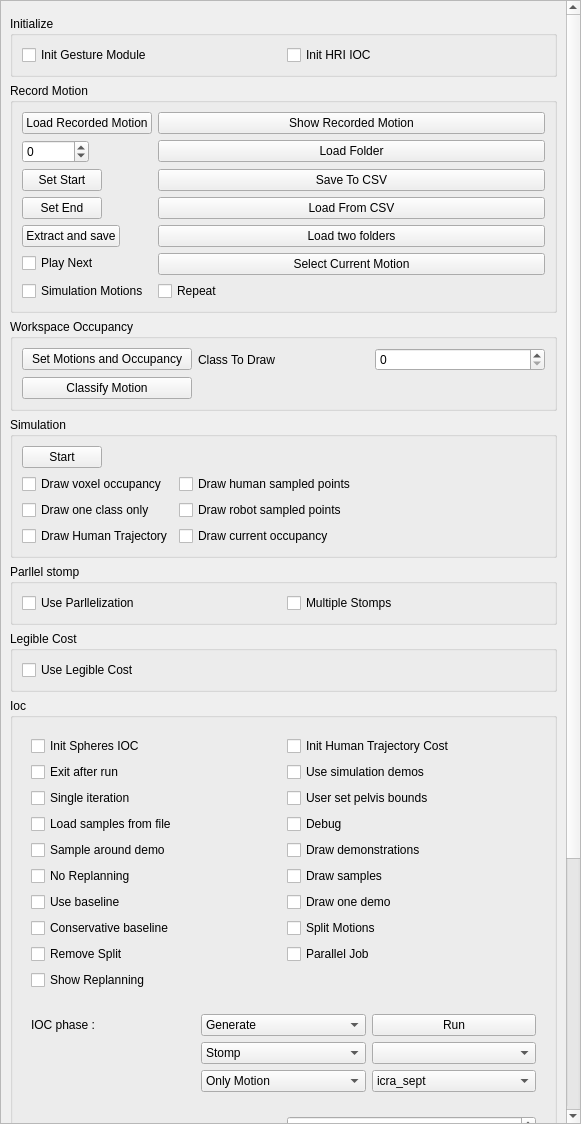
<?xml version="1.0" encoding="UTF-8"?>
<ui version="4.0">
 <class>HriGestureWidget</class>
 <widget class="QWidget" name="HriGestureWidget">
  <property name="geometry">
   <rect>
    <x>0</x>
    <y>0</y>
    <width>581</width>
    <height>1124</height>
   </rect>
  </property>
  <property name="windowTitle">
   <string>Form</string>
  </property>
  <layout class="QGridLayout" name="gridLayout_4">
   <property name="leftMargin">
    <number>0</number>
   </property>
   <property name="topMargin">
    <number>0</number>
   </property>
   <property name="rightMargin">
    <number>0</number>
   </property>
   <property name="bottomMargin">
    <number>0</number>
   </property>
   <item row="0" column="0">
    <widget class="QScrollArea" name="scrollArea">
     <property name="sizePolicy">
      <sizepolicy hsizetype="Preferred" vsizetype="Preferred">
       <horstretch>0</horstretch>
       <verstretch>0</verstretch>
      </sizepolicy>
     </property>
     <property name="horizontalScrollBarPolicy">
      <enum>Qt::ScrollBarAlwaysOff</enum>
     </property>
     <property name="widgetResizable">
      <bool>true</bool>
     </property>
     <widget class="QWidget" name="scrollAreaWidgetContents">
      <property name="geometry">
       <rect>
        <x>0</x>
        <y>-443</y>
        <width>563</width>
        <height>1565</height>
       </rect>
      </property>
      <layout class="QVBoxLayout" name="verticalLayout_24">
       <item>
        <widget class="QWidget" name="widget_11" native="true">
         <layout class="QHBoxLayout" name="horizontalLayout_3">
          <property name="spacing">
           <number>6</number>
          </property>
          <property name="leftMargin">
           <number>0</number>
          </property>
          <property name="topMargin">
           <number>0</number>
          </property>
          <property name="rightMargin">
           <number>0</number>
          </property>
          <property name="bottomMargin">
           <number>0</number>
          </property>
         </layout>
        </widget>
       </item>
       <item>
        <widget class="QGroupBox" name="groupBox_4">
         <property name="title">
          <string>Initialize</string>
         </property>
         <layout class="QGridLayout" name="gridLayout">
          <item row="0" column="0">
           <widget class="QCheckBox" name="checkBoxInitGestureModule">
            <property name="text">
             <string>Init Gesture Module</string>
            </property>
           </widget>
          </item>
          <item row="0" column="1">
           <widget class="QCheckBox" name="checkBoxInitHriIOC">
            <property name="text">
             <string>Init HRI IOC</string>
            </property>
           </widget>
          </item>
         </layout>
        </widget>
       </item>
       <item>
        <widget class="QGroupBox" name="groupBoxRecordMotion">
         <property name="title">
          <string>Record Motion</string>
         </property>
         <layout class="QFormLayout" name="formLayout">
          <item row="0" column="0">
           <widget class="QPushButton" name="pushButtonLoadRecordedMotion">
            <property name="text">
             <string>Load Recorded Motion</string>
            </property>
           </widget>
          </item>
          <item row="0" column="1">
           <widget class="QPushButton" name="pushButtonShowRecordedMotion">
            <property name="text">
             <string>Show Recorded Motion</string>
            </property>
           </widget>
          </item>
          <item row="1" column="0">
           <widget class="QSpinBox" name="spinBoxShowConfigurationRecordedMotion">
            <property name="minimum">
             <number>-1</number>
            </property>
            <property name="maximum">
             <number>1000000000</number>
            </property>
           </widget>
          </item>
          <item row="2" column="0">
           <widget class="QPushButton" name="pushButtonSetBeginRM">
            <property name="text">
             <string>Set Start</string>
            </property>
           </widget>
          </item>
          <item row="3" column="0">
           <widget class="QPushButton" name="pushButtonSetEndRM">
            <property name="text">
             <string>Set End</string>
            </property>
           </widget>
          </item>
          <item row="4" column="0">
           <widget class="QPushButton" name="pushButtonExtarctAndSaveRM">
            <property name="text">
             <string>Extract and save</string>
            </property>
           </widget>
          </item>
          <item row="1" column="1">
           <widget class="QPushButton" name="pushButtonLoadFolder">
            <property name="text">
             <string>Load Folder</string>
            </property>
           </widget>
          </item>
          <item row="2" column="1">
           <widget class="QPushButton" name="pushButtonSaveToCSV">
            <property name="text">
             <string>Save To CSV</string>
            </property>
           </widget>
          </item>
          <item row="3" column="1">
           <widget class="QPushButton" name="pushButtonLoadFromCSV">
            <property name="text">
             <string>Load From CSV</string>
            </property>
           </widget>
          </item>
          <item row="4" column="1">
           <widget class="QPushButton" name="pushButtonLoadTwoFolders">
            <property name="text">
             <string>Load two folders</string>
            </property>
           </widget>
          </item>
          <item row="6" column="0">
           <widget class="QCheckBox" name="checkBoxPlayNext">
            <property name="text">
             <string>Play Next</string>
            </property>
           </widget>
          </item>
          <item row="7" column="0">
           <widget class="QCheckBox" name="checkBoxPlaySimulationMotions">
            <property name="text">
             <string>Simulation Motions</string>
            </property>
           </widget>
          </item>
          <item row="7" column="1">
           <widget class="QCheckBox" name="checkBoxRepeat">
            <property name="text">
             <string>Repeat</string>
            </property>
           </widget>
          </item>
          <item row="6" column="1">
           <widget class="QPushButton" name="pushButtonSelectCurrentMotion">
            <property name="text">
             <string>Select Current Motion</string>
            </property>
           </widget>
          </item>
         </layout>
        </widget>
       </item>
       <item>
        <widget class="QGroupBox" name="groupBox">
         <property name="title">
          <string>Workspace Occupancy</string>
         </property>
         <layout class="QGridLayout" name="gridLayout_6">
          <item row="1" column="0">
           <widget class="QPushButton" name="pushButtonClassifyMotion">
            <property name="text">
             <string>Classify Motion</string>
            </property>
           </widget>
          </item>
          <item row="0" column="3">
           <widget class="QSpinBox" name="spinBoxClassToDraw"/>
          </item>
          <item row="0" column="0">
           <widget class="QPushButton" name="pushButtonSetMotionsAndComputeOccupancy">
            <property name="text">
             <string>Set Motions and Occupancy</string>
            </property>
           </widget>
          </item>
          <item row="0" column="1">
           <widget class="QLabel" name="label_5">
            <property name="text">
             <string>Class To Draw</string>
            </property>
           </widget>
          </item>
         </layout>
        </widget>
       </item>
       <item>
        <widget class="QGroupBox" name="groupBox_2">
         <property name="title">
          <string>Simulation</string>
         </property>
         <layout class="QFormLayout" name="formLayout_2">
          <item row="3" column="0">
           <widget class="QCheckBox" name="checkBoxDrawOneClassOnly">
            <property name="text">
             <string>Draw one class only</string>
            </property>
           </widget>
          </item>
          <item row="3" column="1">
           <widget class="QCheckBox" name="checkBoxDrawRobotSampledPoints">
            <property name="text">
             <string>Draw robot sampled points</string>
            </property>
           </widget>
          </item>
          <item row="0" column="0">
           <widget class="QPushButton" name="pushButtonStartGestureSimulation">
            <property name="text">
             <string>Start</string>
            </property>
           </widget>
          </item>
          <item row="1" column="0">
           <widget class="QCheckBox" name="checkBoxDrawVoxelOccupancy">
            <property name="text">
             <string>Draw voxel occupancy</string>
            </property>
           </widget>
          </item>
          <item row="1" column="1">
           <widget class="QCheckBox" name="checkBoxDrawHumanSampledPoints">
            <property name="text">
             <string>Draw human sampled points</string>
            </property>
           </widget>
          </item>
          <item row="4" column="0">
           <widget class="QCheckBox" name="checkBoxDrawHumanTrajectory">
            <property name="text">
             <string>Draw Human Trajectory</string>
            </property>
           </widget>
          </item>
          <item row="4" column="1">
           <widget class="QCheckBox" name="checkBoxDrawCurrentOccupancy">
            <property name="text">
             <string>Draw current occupancy</string>
            </property>
           </widget>
          </item>
         </layout>
        </widget>
       </item>
       <item>
        <widget class="QGroupBox" name="groupBox_3">
         <property name="title">
          <string>Parllel stomp</string>
         </property>
         <layout class="QGridLayout" name="gridLayout_7">
          <item row="0" column="1">
           <widget class="QCheckBox" name="checkBoxMultipleStomps">
            <property name="text">
             <string>Multiple Stomps</string>
            </property>
           </widget>
          </item>
          <item row="0" column="0">
           <widget class="QCheckBox" name="checkBoxParallelize">
            <property name="text">
             <string>Use Parllelization</string>
            </property>
           </widget>
          </item>
         </layout>
        </widget>
       </item>
       <item>
        <widget class="QGroupBox" name="groupBox_5">
         <property name="title">
          <string>Legible Cost</string>
         </property>
         <layout class="QVBoxLayout" name="verticalLayout">
          <item>
           <widget class="QCheckBox" name="checkBoxUseLegibleCost">
            <property name="text">
             <string>Use Legible Cost</string>
            </property>
           </widget>
          </item>
         </layout>
        </widget>
       </item>
       <item>
        <widget class="QGroupBox" name="groupBox_6">
         <property name="title">
          <string>Ioc</string>
         </property>
         <layout class="QVBoxLayout" name="verticalLayout_2">
          <item>
           <widget class="QWidget" name="widget_4" native="true">
            <layout class="QGridLayout" name="gridLayout_2">
             <item row="2" column="1">
              <widget class="QCheckBox" name="checkBoxUserSetPelvisBounds">
               <property name="text">
                <string>User set pelvis bounds</string>
               </property>
              </widget>
             </item>
             <item row="0" column="0">
              <widget class="QCheckBox" name="checkBoxInitSphereCost">
               <property name="text">
                <string>Init Spheres IOC</string>
               </property>
              </widget>
             </item>
             <item row="3" column="1">
              <widget class="QCheckBox" name="checkBoxGestureDebug">
               <property name="text">
                <string>Debug</string>
               </property>
              </widget>
             </item>
             <item row="4" column="1">
              <widget class="QCheckBox" name="checkBoxDrawDemonstrations">
               <property name="text">
                <string>Draw demonstrations</string>
               </property>
              </widget>
             </item>
             <item row="5" column="1">
              <widget class="QCheckBox" name="checkBoxDrawSamples">
               <property name="text">
                <string>Draw samples</string>
               </property>
              </widget>
             </item>
             <item row="1" column="0">
              <widget class="QCheckBox" name="checkBoxIocExitAfterRun">
               <property name="text">
                <string>Exit after run</string>
               </property>
              </widget>
             </item>
             <item row="4" column="0">
              <widget class="QCheckBox" name="checkBoxSampleAroundDemo">
               <property name="text">
                <string>Sample around demo</string>
               </property>
              </widget>
             </item>
             <item row="2" column="0">
              <widget class="QCheckBox" name="checkBoxSingleIteration">
               <property name="text">
                <string>Single iteration</string>
               </property>
              </widget>
             </item>
             <item row="0" column="1">
              <widget class="QCheckBox" name="checkBoxInitHumanTrajCost">
               <property name="text">
                <string>Init Human Trajectory Cost</string>
               </property>
              </widget>
             </item>
             <item row="7" column="0">
              <widget class="QCheckBox" name="checkBoxConservativeBaseline">
               <property name="text">
                <string>Conservative baseline</string>
               </property>
              </widget>
             </item>
             <item row="6" column="1">
              <widget class="QCheckBox" name="checkBoxDrawOneDemo">
               <property name="text">
                <string>Draw one demo</string>
               </property>
              </widget>
             </item>
             <item row="3" column="0">
              <widget class="QCheckBox" name="checkBoxLoadSampleFromFile">
               <property name="text">
                <string>Load samples from file</string>
               </property>
              </widget>
             </item>
             <item row="1" column="1">
              <widget class="QCheckBox" name="checkBoxUseSimulationDemos">
               <property name="text">
                <string>Use simulation demos</string>
               </property>
              </widget>
             </item>
             <item row="6" column="0">
              <widget class="QCheckBox" name="checkBoxUseBaseline">
               <property name="text">
                <string>Use baseline</string>
               </property>
              </widget>
             </item>
             <item row="7" column="1">
              <widget class="QCheckBox" name="checkBoxSplitMotions">
               <property name="text">
                <string>Split Motions</string>
               </property>
              </widget>
             </item>
             <item row="5" column="0">
              <widget class="QCheckBox" name="checkBoxNoReplanning">
               <property name="text">
                <string>No Replanning</string>
               </property>
              </widget>
             </item>
             <item row="8" column="0">
              <widget class="QCheckBox" name="checkBoxRemoveSplit">
               <property name="text">
                <string>Remove Split</string>
               </property>
              </widget>
             </item>
             <item row="8" column="1">
              <widget class="QCheckBox" name="checkBoxParallelJob">
               <property name="text">
                <string>Parallel Job</string>
               </property>
              </widget>
             </item>
             <item row="9" column="0">
              <widget class="QCheckBox" name="checkBoxShowReplanning">
               <property name="text">
                <string>Show Replanning</string>
               </property>
              </widget>
             </item>
            </layout>
           </widget>
          </item>
          <item>
           <widget class="QWidget" name="widget" native="true">
            <layout class="QGridLayout" name="gridLayout_3">
             <item row="2" column="2">
              <widget class="QComboBox" name="comboBoxIK">
               <item>
                <property name="text">
                 <string>Only Motion</string>
                </property>
               </item>
               <item>
                <property name="text">
                 <string>Only IK</string>
                </property>
               </item>
               <item>
                <property name="text">
                 <string>IK+Motion</string>
                </property>
               </item>
              </widget>
             </item>
             <item row="0" column="3">
              <widget class="QPushButton" name="pushButtonRunIoc">
               <property name="text">
                <string>Run</string>
               </property>
              </widget>
             </item>
             <item row="0" column="0">
              <widget class="QLabel" name="label">
               <property name="text">
                <string>IOC phase :</string>
               </property>
              </widget>
             </item>
             <item row="0" column="2">
              <widget class="QComboBox" name="comboBoxIoc">
               <item>
                <property name="text">
                 <string>Generate</string>
                </property>
               </item>
               <item>
                <property name="text">
                 <string>Sample</string>
                </property>
               </item>
               <item>
                <property name="text">
                 <string>Compare</string>
                </property>
               </item>
               <item>
                <property name="text">
                 <string>Planning per Feature</string>
                </property>
               </item>
               <item>
                <property name="text">
                 <string>Default</string>
                </property>
               </item>
               <item>
                <property name="text">
                 <string>Monte Carlo</string>
                </property>
               </item>
               <item>
                <property name="text">
                 <string>Simulation</string>
                </property>
               </item>
               <item>
                <property name="text">
                 <string>Save problem</string>
                </property>
               </item>
               <item>
                <property name="text">
                 <string>Generate DTW</string>
                </property>
               </item>
              </widget>
             </item>
             <item row="1" column="2">
              <widget class="QComboBox" name="comboBoxPlannerType">
               <item>
                <property name="text">
                 <string>Stomp</string>
                </property>
               </item>
               <item>
                <property name="text">
                 <string>AStar</string>
                </property>
               </item>
               <item>
                <property name="text">
                 <string>RRT</string>
                </property>
               </item>
              </widget>
             </item>
             <item row="1" column="3">
              <widget class="QComboBox" name="comboBoxSplit"/>
             </item>
             <item row="2" column="3">
              <widget class="QComboBox" name="comboBoxDataSet">
               <item>
                <property name="text">
                 <string>icra_sept</string>
                </property>
               </item>
               <item>
                <property name="text">
                 <string>icra_feb</string>
                </property>
               </item>
               <item>
                <property name="text">
                 <string>tro_user_study</string>
                </property>
               </item>
               <item>
                <property name="text">
                 <string>human_robot_exp</string>
                </property>
               </item>
              </widget>
             </item>
            </layout>
           </widget>
          </item>
          <item>
           <widget class="QWidget" name="widget_2" native="true">
            <layout class="QGridLayout" name="gridLayout_5">
             <item row="1" column="0">
              <widget class="QLabel" name="label_3">
               <property name="text">
                <string>Sample Iteration</string>
               </property>
              </widget>
             </item>
             <item row="2" column="1">
              <widget class="QSpinBox" name="spinBoxNbOfWayPoints">
               <property name="minimum">
                <number>4</number>
               </property>
               <property name="maximum">
                <number>300</number>
               </property>
              </widget>
             </item>
             <item row="3" column="0">
              <widget class="QLabel" name="label_6">
               <property name="text">
                <string>Stddev Motion</string>
               </property>
              </widget>
             </item>
             <item row="3" column="1">
              <widget class="QDoubleSpinBox" name="doubleSpinBoxStandardDev">
               <property name="decimals">
                <number>7</number>
               </property>
              </widget>
             </item>
             <item row="1" column="1">
              <widget class="QSpinBox" name="spinBoxSampleIteration">
               <property name="maximum">
                <number>1000</number>
               </property>
              </widget>
             </item>
             <item row="2" column="0">
              <widget class="QLabel" name="label_4">
               <property name="text">
                <string>Nb of way points</string>
               </property>
              </widget>
             </item>
             <item row="0" column="0">
              <widget class="QLabel" name="label_2">
               <property name="text">
                <string>Spheres Power</string>
               </property>
              </widget>
             </item>
             <item row="5" column="1">
              <widget class="QSpinBox" name="spinBoxSphereLayerToDraw"/>
             </item>
             <item row="0" column="1">
              <widget class="QDoubleSpinBox" name="doubleSpinBoxSpherePower"/>
             </item>
             <item row="5" column="0">
              <widget class="QLabel" name="label_7">
               <property name="text">
                <string>Layer To Draw</string>
               </property>
              </widget>
             </item>
             <item row="4" column="0">
              <widget class="QLabel" name="label_8">
               <property name="text">
                <string>Stddev IK</string>
               </property>
              </widget>
             </item>
             <item row="4" column="1">
              <widget class="QDoubleSpinBox" name="doubleSpinBoxStandardDevIK"/>
             </item>
            </layout>
           </widget>
          </item>
         </layout>
        </widget>
       </item>
       <item>
        <widget class="QWidget" name="widget_5" native="true">
         <layout class="QFormLayout" name="formLayout_3">
          <item row="0" column="0">
           <widget class="QPushButton" name="pushButtonDetours">
            <property name="text">
             <string>Generatge Detours</string>
            </property>
           </widget>
          </item>
         </layout>
        </widget>
       </item>
       <item>
        <widget class="QGroupBox" name="groupBox_7">
         <property name="title">
          <string>Classification</string>
         </property>
         <layout class="QGridLayout" name="gridLayout_8">
          <item row="1" column="2">
           <widget class="QPushButton" name="pushButtonClassifyBothBad">
            <property name="text">
             <string>Both Bad</string>
            </property>
           </widget>
          </item>
          <item row="1" column="1">
           <widget class="QPushButton" name="pushButtonClassifyBad">
            <property name="text">
             <string>Bad</string>
            </property>
           </widget>
          </item>
          <item row="1" column="0">
           <widget class="QPushButton" name="pushButtonClassifyGood">
            <property name="text">
             <string>Good</string>
            </property>
           </widget>
          </item>
          <item row="0" column="0">
           <widget class="QPushButton" name="pushButtonClassifyInit">
            <property name="text">
             <string>Init</string>
            </property>
           </widget>
          </item>
         </layout>
        </widget>
       </item>
       <item>
        <spacer name="verticalSpacer">
         <property name="orientation">
          <enum>Qt::Vertical</enum>
         </property>
         <property name="sizeHint" stdset="0">
          <size>
           <width>20</width>
           <height>40</height>
          </size>
         </property>
        </spacer>
       </item>
      </layout>
     </widget>
    </widget>
   </item>
  </layout>
 </widget>
 <resources/>
 <connections/>
</ui>
